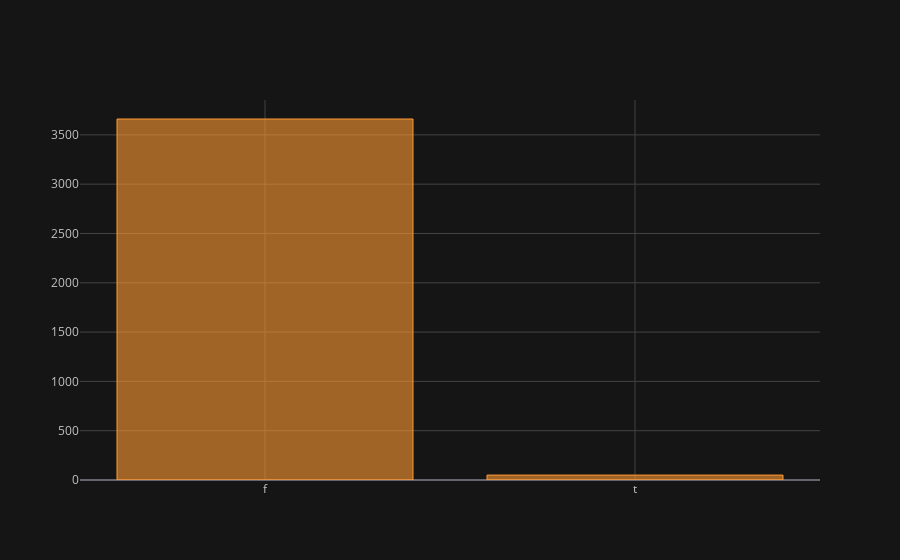

Notebook code cell kept with this figure:
### Markdown cell above
"Query_on_thyroxine" is a medical term used in cases of thyroid function testing. It refers to the presence or absence of thyroid hormone replacement therapy in a patient at the time of testing.

Thyroxine is a thyroid hormone that plays a crucial role in regulating metabolism, growth, and development. When the thyroid gland does not produce enough thyroxine, a condition known as hypothyroidism, hormone replacement therapy may be prescribed to supplement the body's thyroxine levels.

In cases where a patient is already taking thyroxine replacement therapy, their thyroid function testing results may be affected. Therefore, it is essential to note whether a patient is currently taking thyroxine or not when interpreting thyroid function tests.

### Code cell
df_copy['query_on_thyroxine'].value_counts().iplot(kind='bar')

### Figure 1 — Plotly figure (JSON) as saved in the notebook; plotly's stock layout.template omitted (floating-point values rounded to 4 significant figures)
{"data": [{"marker": {"color": "rgba(255, 153, 51, 0.6)", "line": {"color": "rgba(255, 153, 51, 1.0)", "width": 1}}, "name": "query_on_thyroxine", "orientation": "v", "text": "", "type": "bar", "x": ["f", "t"], "y": [3661, 50]}], "layout": {"legend": {"bgcolor": "#151516", "font": {"color": "#D9D9D9"}}, "paper_bgcolor": "#151516", "plot_bgcolor": "#151516", "title": {"font": {"color": "#D9D9D9"}}, "xaxis": {"gridcolor": "#434343", "showgrid": true, "tickfont": {"color": "#C2C2C2"}, "title": {"font": {"color": "#D9D9D9"}, "text": ""}, "zerolinecolor": "#666570"}, "yaxis": {"gridcolor": "#434343", "showgrid": true, "tickfont": {"color": "#C2C2C2"}, "title": {"font": {"color": "#D9D9D9"}, "text": ""}, "zerolinecolor": "#666570"}}}
